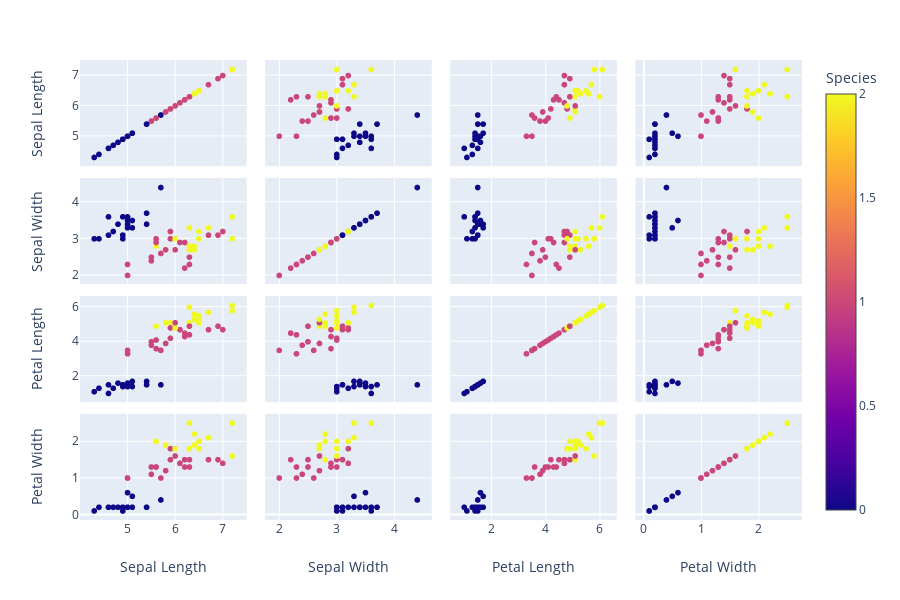

Notebook cell for this chart:
### Code cell
df_test = pd.DataFrame(np.c_[X_test, y_test], columns=df.columns)
fig4 = px.scatter_matrix(df_test, dimensions=data_dimensions, color='Species')
fig4.show()

### Figure 1 — Plotly figure (JSON) as saved in the notebook; plotly's stock layout.template omitted (floating-point values rounded to 4 significant figures)
{"data": [{"dimensions": [{"axis": {"matches": true}, "label": "Sepal Length", "values": [5.6, 5.4, 5.9, 5.8, 6.7, 4.4, 5.6, 5.9, 6.5, 4.3, 5.7, 5, 7, 5.1, 6.3, 6.7, 4.9, 5.9, 6.3, 6.5, 6.2, 4.9, 5, 7.2, 5.5, 5.7, 6.1, 4.6, 6.9, 4.9, 6.4, 5, 5, 4.6, 4.7, 6, 5.1, 5, 7.2, 6.3, 6, 4.9, 5.8, 5.6, 6.5, 5.5, 6.2, 5.4, 6.3, 4.8, 5, 6.4, 6.3]}, {"axis": {"matches": true}, "label": "Sepal Width", "values": [2.8, 3.7, 3, 2.7, 3.3, 3, 2.9, 3, 3, 3, 2.6, 2, 3.2, 3.5, 3.3, 3.1, 3.6, 3.2, 2.7, 3, 2.9, 3, 3.3, 3.6, 2.4, 4.4, 2.9, 3.6, 3.1, 3.1, 2.8, 3.6, 2.3, 3.1, 3.2, 3, 3.3, 3.5, 3, 2.8, 2.7, 3.1, 2.7, 3, 3.2, 2.5, 2.2, 3.4, 2.5, 3.4, 3.4, 2.7, 2.3]}, {"axis": {"matches": true}, "label": "Petal Length", "values": [4.9, 1.5, 5.1, 5.1, 5.7, 1.3, 3.6, 4.2, 5.5, 1.1, 3.5, 3.5, 4.7, 1.4, 6, 4.7, 1.4, 4.8, 4.9, 5.2, 4.3, 1.4, 1.4, 6.1, 3.8, 1.5, 4.7, 1, 4.9, 1.5, 5.6, 1.4, 3.3, 1.5, 1.3, 4.8, 1.7, 1.6, 5.8, 5.1, 5.1, 1.5, 3.9, 4.1, 5.1, 4, 4.5, 1.7, 4.9, 1.6, 1.5, 5.3, 4.4]}, {"axis": {"matches": true}, "label": "Petal Width", "values": [2, 0.2, 1.8, 1.9, 2.1, 0.2, 1.3, 1.5, 1.8, 0.1, 1, 1, 1.4, 0.2, 2.5, 1.5, 0.1, 1.8, 1.8, 2, 1.3, 0.2, 0.2, 2.5, 1.1, 0.4, 1.4, 0.2, 1.5, 0.2, 2.2, 0.2, 1, 0.2, 0.2, 1.8, 0.5, 0.6, 1.6, 1.5, 1.6, 0.1, 1.2, 1.3, 2, 1.3, 1.5, 0.2, 1.5, 0.2, 0.2, 1.9, 1.3]}], "hoverlabel": {"namelength": 0}, "hovertemplate": "%{xaxis.title.text}=%{x}<br>%{yaxis.title.text}=%{y}<br>Species=%{marker.color}", "legendgroup": "", "marker": {"color": [2, 0, 2, 2, 2, 0, 1, 1, 2, 0, 1, 1, 1, 0, 2, 1, 0, 1, 2, 2, 1, 0, 0, 2, 1, 0, 1, 0, 1, 0, 2, 0, 1, 0, 0, 2, 0, 0, 2, 2, 1, 0, 1, 1, 2, 1, 1, 0, 1, 0, 0, 2, 1], "coloraxis": "coloraxis", "symbol": "circle"}, "name": "", "showlegend": false, "type": "splom"}], "layout": {"coloraxis": {"colorbar": {"title": {"text": "Species"}}, "colorscale": [[0, "#0d0887"], [0.1111, "#46039f"], [0.2222, "#7201a8"], [0.3333, "#9c179e"], [0.4444, "#bd3786"], [0.5556, "#d8576b"], [0.6667, "#ed7953"], [0.7778, "#fb9f3a"], [0.8889, "#fdca26"], [1, "#f0f921"]]}, "dragmode": "select", "height": 600, "legend": {"tracegroupgap": 0}, "margin": {"t": 60}}}
